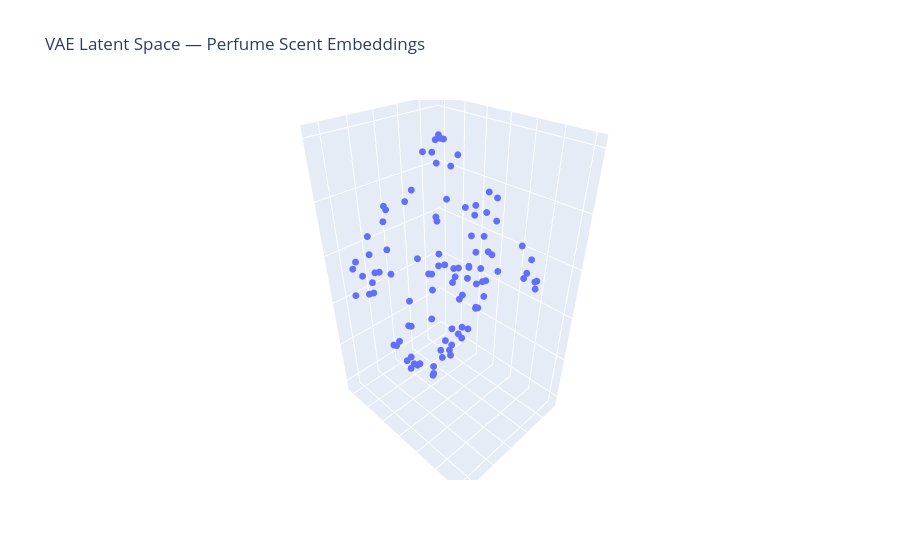

Notebook code cell kept with this figure:
### Markdown cell above
I noticed that while training my KL divergence got really close to zero - which is making me suspicious that my latent space is collapsing, and we are not capturing meaningful distinctions between perfumes:
```
Epoch 0 | Step 60 | Loss 0.0008
tensor(3.8952e-05, grad_fn=<MulBackward0>) kl divergence
Epoch 0 | Step 70 | Loss 0.0008
tensor(1.9282e-05, grad_fn=<MulBackward0>) kl divergence
Epoch 1 | Step 0 | Loss 0.0007
tensor(2.5719e-05, grad_fn=<MulBackward0>) kl divergence
Epoch 1 | Step 10 | Loss 0.0006
tensor(0.0001, grad_fn=<MulBackward0>) kl divergence
Epoch 1 | Step 20 | Loss 0.0005
tensor(5.3197e-05, grad_fn=<MulBackward0>) kl divergence
Epoch 1 | Step 30 | Loss 0.0006
tensor(2.2173e-05, grad_fn=<MulBackward0>) kl divergence
Epoch 1 | Step 40 | Loss 0.0004
...
Epoch 14 | Step 60 | Loss 0.0003
tensor(0.0001, grad_fn=<MulBackward0>) kl divergence
Epoch 14 | Step 70 | Loss 0.0002
tensor(0.0001, grad_fn=<MulBackward0>) kl divergence
```
To double check, i'm going to revisit the earlier test i mentioned which is to take our trained vae and see what happens when i vary $z$

### Code cell
import umap
import plotly.express as px

vae.eval()
with torch.no_grad():
    mu, logvar = vae.encoder(embeddings)
    latent_vectors = mu.numpy()

reducer = umap.UMAP(n_components=3, random_state=42)
coords_3d = reducer.fit_transform(latent_vectors)

names = idx_to_scent['name'].values

fig = px.scatter_3d(
    x=coords_3d[:, 0],
    y=coords_3d[:, 1],
    z=coords_3d[:, 2],
    hover_name=names,
    title='VAE Latent Space — Perfume Scent Embeddings',
    labels={'x': 'UMAP 1', 'y': 'UMAP 2', 'z': 'UMAP 3'},
)
fig.update_traces(marker=dict(size=4))
fig.update_layout(
    scene=dict(
        xaxis=dict(title='', showticklabels=False),
        yaxis=dict(title='', showticklabels=False),
        zaxis=dict(title='', showticklabels=False),
    ),
)
fig.show()

### Figure 1 — Plotly figure (JSON) as saved in the notebook; plotly's stock layout.template omitted (floating-point values rounded to 4 significant figures)
{"data": [{"hovertemplate": "<b>%{hovertext}</b><br><br>UMAP 1=%{x}<br>UMAP 2=%{y}<br>UMAP 3=%{z}<extra></extra>", "hovertext": ["#105 I am a Dandelion CB I Hate Perfume 2008", "#108 On A Clear Day You Can See Forever CB I Hate Perfume 2007", "#164 À L'Apogée de Vert Le Ré Noir 1971", "#18 Coffee Pink Pepper Tonka Bean Prouvé", "#205 7 Billion Hearts CB I Hate Perfume 1996", "#26 Oud Rosewood Vanilla Prouvé", "#27 Raspberry Jasmine Honey Prouvé 2004", "#40 - Chich Amber W.Dressroom", "#All Night Long Ramón Monegal 2024", "#aM - Ginger & Cedarwood Yntenzo", "#bM - Chestnut & Vanilla Yntenzo", "#Boom Couture Faberlic", "#Café del Mar Ramón Monegal 2018", "#fM - Cardamom & Oakmoss Yntenzo", "#generation for Her Playboy 2014 Body Mist", "#generation for Her Playboy 2014 Eau de Toilette", "#generation for Him Playboy 2014 Eau de Toilette", "#Girl - Innoscent Clash 2007", "#iM - Citrus & Amberwood Yntenzo", "#La Isla Blanca Ramón Monegal 2018 Eau de Toilette", "#La Isla Blanca Ramón Monegal 2022 Eau de Parfum", "#Sunset Café Ramón Monegal 2022", "#Tank Custom for Him Replay 2019", "#Tank for Her Replay 2017", "#Tank for Him Replay 2017", "#Tank Plate for Her Replay 2018", "#Tank Plate for Him Replay 2018", "#TurquoiseVibes Nike 2022", "#Urbano Recria Natura 2015", "#Vafa Moka 1973 1998", "#Varensflirt - Exotic Sun Ulric de Varens 2019", "#Varensflirt - Mojito Love Ulric de Varens 2019", "#What Matters Is Inside - Italy Jovoy 2017", "#Your Moment Men s.Oliver 2019 Eau de Toilette", "#Your Moment Women s.Oliver 2019 Eau de Parfum", "#Your Moment Women s.Oliver 2019 Eau de Toilette", "$ Vip Lazell", "(Flower Please) Zara 2024", "(Leather Fever) Zara 2024", "(Metamber) Zara 2024", "(Shamanilla) Zara 2024", "(untitled) Maison Margiela 2010", "(Vetiverich) Zara 2024", "(Wood Legacy) Zara 2024", "****** d'Oscar Oscar de la Renta 2011 Eau de Parfum", "****** d'Oscar Oscar de la Renta 2011 Eau de Toilette", "...A Sud del Mondo Marcoccia / Officine del Profumo 2015", ".SE Swedish Experience - Blazing Warmth Oriflame 2021", ".SE Swedish Experience - Wild Hearts Oriflame 2021", "_but not today_ Filippo Sorcinelli 2018", "_Quando_rapita_in_estasi_ Filippo Sorcinelli 2019", "00 Auriel Odin New York 2015", "000 Le Monde Gourmand Pure Perfume", "001 Loewe 2019 Eau de Cologne", "001 Man Loewe 2016 Eau de Parfum", "001 Man Loewe 2017 Eau de Toilette", "001 Woman Loewe 2017 Eau de Toilette", "001Coty Coty 2001", "007 for Women II James Bond 007 2016", "007 for Women III James Bond 007 2017", "007 for Women James Bond 007 2015", "007 pour Femme James Bond 007 2020", "01 Sunda 01 Nomad Odin New York 2009", "01. Honey Flash ann fragrance 2004", "015 Avon 2005", "02 Cozé Pierre Guillaume 2002", "02 Owari Odin New York 2009", "02. More Than Rose ann fragrance 1975", "03 Century Odin New York 2009", "03 Cuir Venenum Pierre Guillaume 2004", "04 Musc Maori Pierre Guillaume 2004", "04 Petrana Odin New York 2010", "06 Amanu Odin New York 2011", "06 L'Eau Rare Matale Pierre Guillaume 2005", "06 Notre Temps Frau Tonis Parfum", "06. The Royal ann fragrance 1983", "07 Cologne Grand Siècle Pierre Guillaume 2005", "07 Tanoke Odin New York 2011", "07. Floral Drops ann fragrance 2003", "08 Intrigant Patchouli Pierre Guillaume 2005", "08 Seylon Odin New York 2012", "09 Posala Odin New York 2012", "09 Yuzu Ab Irato Pierre Guillaume 2006", "1 - Bergamot, Tea Leaf, Sandal Wood Rosendo Mateu - Olfactive Expressions 2015", "1 Galimard Eau de Parfum", "1 Million Absolutely Gold Paco Rabanne 2012", "1 Million Cologne Paco Rabanne 2015", "1 Million Elixir Paco Rabanne 2022", "1 Million Golden Oud Paco Rabanne 2023", "1 Million Intense Paco Rabanne 2013", "1 Million Lucky Paco Rabanne 2018", "1 Million Paco Rabanne 2008 Eau de Toilette", "1 Million Paco Rabanne 2008 Lotion Après-Rasage", "1 Million Privé Paco Rabanne 2016", "1 Million Royal Paco Rabanne 2023", "1 Pulse for Him Avon 2003", "1# Nota di Viaggio (Rites de Passage) Meo Fusciuni 2010", "1,000 Lilies DSH Perfumes 2010", "1. Qi Intensivo Ormonde Jayne 2015", "1. Qi Parfum Ormonde Jayne 2012", "1.05 Bois & Poudre 100BON 2009"], "legendgroup": "", "marker": {"color": "#636efa", "size": 4, "symbol": "circle"}, "mode": "markers", "name": "", "scene": "scene", "showlegend": false, "type": "scatter3d", "x": [8.46, 8.293, 6.811, 8.523, 7.617, 7.407, 8.206, 6.991, 7.319, 8.515, 8.668, 7.657, 7.159, 7.068, 7.513, 7.523, 8.584, 7.235, 6.697, 8.801, 7.693, 6.744, 8.391, 8.363, 8.645, 7.203, 7.71, 7.945, 7.726, 8.473, 7.105, 7.216, 7.86, 7.493, 7.752, 7.905, 8.319, 7.911, 8.748, 7.388, 7.695, 8.227, 8.201, 6.811, 7.207, 7.579, 6.892, 8.643, 8.163, 7.101, 8.789, 6.68, 7.05, 8.622, 8.851, 7.16, 8.563, 7.87, 8.775, 8.628, 8.639, 9.147, 6.818, 6.776, 7.672, 8.172, 9.053, 8.47, 7.103, 7.079, 8.009, 8.524, 6.647, 8.111, 7.678, 8.641, 8.974, 8.081, 8.397, 6.877, 8.399, 8.735, 8.362, 9.155, 8.179, 8.295, 8.887, 8.724, 7.836, 9.122, 8.674, 8.912, 8.919, 9.209, 7.938, 9.064, 7.376, 8.947, 8.408, 8.819, 8.82], "y": [7.73, 7.53, 6.081, 6.106, 5.981, 6.96, 5.843, 5.615, 7.826, 7.368, 7.599, 8.007, 5.747, 5.873, 6.218, 6.557, 7.41, 6.497, 6.241, 6.278, 5.973, 5.875, 6.618, 5.849, 6.455, 5.629, 6.057, 6.214, 8.072, 5.963, 6.282, 6.397, 6.137, 5.784, 6.012, 6.401, 5.78, 6.351, 7.055, 6.408, 5.988, 7.554, 6.92, 5.759, 5.85, 5.566, 6.336, 5.886, 5.661, 7.427, 5.917, 6.02, 5.602, 5.039, 4.931, 5.79, 5.097, 5.976, 6.944, 5.674, 6.438, 5.568, 5.653, 5.723, 7.915, 6.285, 6.316, 6.311, 7.479, 6.36, 7.962, 5.62, 6.517, 7.565, 6.003, 5.218, 6.266, 7.367, 6.515, 6.249, 6.439, 7.203, 7.776, 6.004, 6.765, 7.571, 5.305, 6.378, 6.497, 5.945, 7.632, 5.859, 6.183, 6.173, 6.031, 5.314, 6.705, 6.668, 7.184, 7.027, 6.008], "z": [14.49, 14.3, 13.57, 13.32, 15.89, 14.14, 11.39, 11.02, 13.99, 15.49, 14.75, 14.22, 10.9, 13.24, 13.4, 13.79, 14.15, 12.68, 12.55, 12.22, 13.61, 11.5, 16.01, 11.73, 15.5, 11.29, 11.42, 15.99, 14.16, 11.57, 14.52, 14.78, 15.6, 11.3, 14.54, 15.11, 12.46, 16.02, 15.33, 13.4, 13.87, 14.79, 16.0, 11.52, 12.95, 13.2, 14.05, 12.34, 12.29, 13.74, 14.87, 12.14, 10.89, 12.98, 13.01, 11.7, 13.24, 13.52, 13.55, 12.1, 12.14, 14.15, 11.27, 11.16, 14.57, 11.45, 14.65, 14.24, 13.87, 13.1, 14.96, 11.98, 13.26, 15.56, 15.96, 13.1, 15.24, 15.27, 11.72, 12.36, 15.97, 14.64, 15.39, 14.79, 15.8, 15.7, 13.63, 12.16, 13.85, 14.44, 15.24, 13.98, 14.1, 14.25, 11.3, 13.86, 13.74, 15.49, 13.87, 14.16, 15.16]}], "layout": {"legend": {"tracegroupgap": 0}, "scene": {"domain": {"x": [0, 1], "y": [0, 1]}, "xaxis": {"showticklabels": false, "title": {"text": ""}}, "yaxis": {"showticklabels": false, "title": {"text": ""}}, "zaxis": {"showticklabels": false, "title": {"text": ""}}}, "title": {"text": "VAE Latent Space — Perfume Scent Embeddings"}}}
